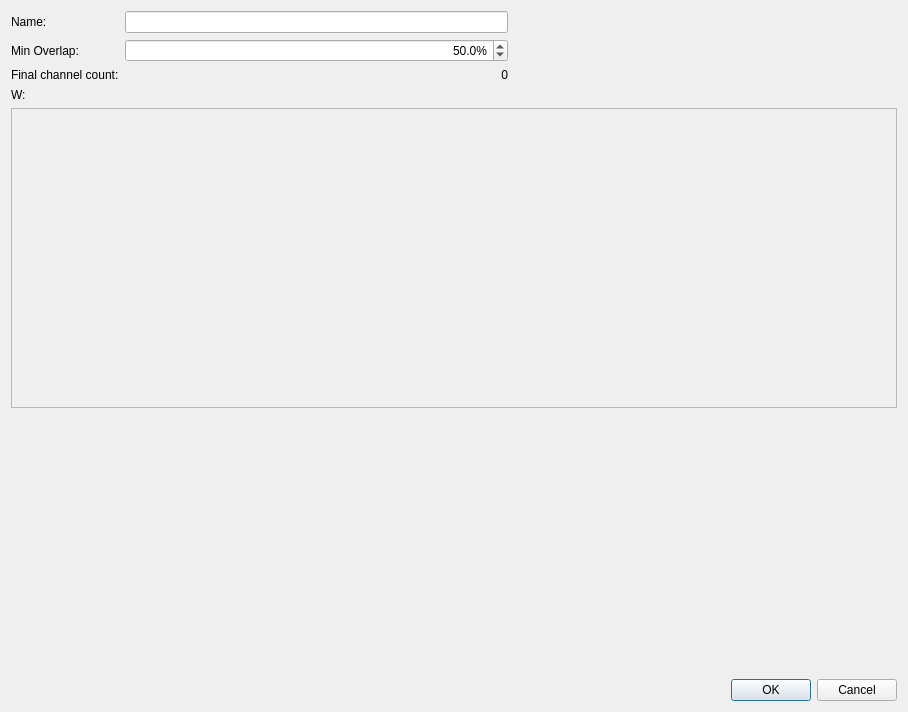
<?xml version="1.0" encoding="UTF-8"?>
<ui version="4.0">
 <class>Dialog</class>
 <widget class="QDialog" name="Dialog">
  <property name="geometry">
   <rect>
    <x>0</x>
    <y>0</y>
    <width>908</width>
    <height>712</height>
   </rect>
  </property>
  <property name="windowTitle">
   <string>Dialog</string>
  </property>
  <layout class="QGridLayout" name="gridLayout_2">
   <item row="0" column="0">
    <layout class="QGridLayout" name="gridLayout">
     <item row="8" column="0" colspan="2">
      <spacer name="verticalSpacer">
       <property name="orientation">
        <enum>Qt::Vertical</enum>
       </property>
       <property name="sizeHint" stdset="0">
        <size>
         <width>20</width>
         <height>40</height>
        </size>
       </property>
      </spacer>
     </item>
     <item row="3" column="2">
      <spacer name="horizontalSpacer">
       <property name="orientation">
        <enum>Qt::Horizontal</enum>
       </property>
       <property name="sizeHint" stdset="0">
        <size>
         <width>40</width>
         <height>20</height>
        </size>
       </property>
      </spacer>
     </item>
     <item row="3" column="0">
      <widget class="QLabel" name="label_2">
       <property name="text">
        <string>Name:</string>
       </property>
      </widget>
     </item>
     <item row="5" column="0">
      <widget class="QLabel" name="label_4">
       <property name="text">
        <string>Final channel count:</string>
       </property>
      </widget>
     </item>
     <item row="4" column="0">
      <widget class="QLabel" name="label_3">
       <property name="text">
        <string>Min Overlap:</string>
       </property>
      </widget>
     </item>
     <item row="6" column="0">
      <widget class="QLabel" name="label_5">
       <property name="text">
        <string>W:</string>
       </property>
      </widget>
     </item>
     <item row="3" column="1">
      <widget class="QLineEdit" name="datasetName"/>
     </item>
     <item row="4" column="1">
      <widget class="QDoubleSpinBox" name="spinbox_minOverlap">
       <property name="alignment">
        <set>Qt::AlignRight|Qt::AlignTrailing|Qt::AlignVCenter</set>
       </property>
       <property name="prefix">
        <string/>
       </property>
       <property name="suffix">
        <string>%</string>
       </property>
       <property name="decimals">
        <number>1</number>
       </property>
       <property name="maximum">
        <double>100.000000000000000</double>
       </property>
       <property name="value">
        <double>50.000000000000000</double>
       </property>
      </widget>
     </item>
     <item row="5" column="1">
      <widget class="QLabel" name="finalChannelNb">
       <property name="text">
        <string>0</string>
       </property>
       <property name="alignment">
        <set>Qt::AlignRight|Qt::AlignTrailing|Qt::AlignVCenter</set>
       </property>
      </widget>
     </item>
     <item row="9" column="2">
      <widget class="QDialogButtonBox" name="buttonBox">
       <property name="orientation">
        <enum>Qt::Horizontal</enum>
       </property>
       <property name="standardButtons">
        <set>QDialogButtonBox::Cancel|QDialogButtonBox::Ok</set>
       </property>
      </widget>
     </item>
     <item row="7" column="0" colspan="3">
      <widget class="QScrollArea" name="scrollArea">
       <property name="minimumSize">
        <size>
         <width>0</width>
         <height>300</height>
        </size>
       </property>
       <property name="widgetResizable">
        <bool>true</bool>
       </property>
       <widget class="QWidget" name="scrollAreaWidgetContents">
        <property name="geometry">
         <rect>
          <x>0</x>
          <y>0</y>
          <width>882</width>
          <height>298</height>
         </rect>
        </property>
       </widget>
      </widget>
     </item>
    </layout>
   </item>
  </layout>
 </widget>
 <resources/>
 <connections>
  <connection>
   <sender>buttonBox</sender>
   <signal>accepted()</signal>
   <receiver>Dialog</receiver>
   <slot>accept()</slot>
   <hints>
    <hint type="sourcelabel">
     <x>248</x>
     <y>254</y>
    </hint>
    <hint type="destinationlabel">
     <x>157</x>
     <y>274</y>
    </hint>
   </hints>
  </connection>
  <connection>
   <sender>buttonBox</sender>
   <signal>rejected()</signal>
   <receiver>Dialog</receiver>
   <slot>reject()</slot>
   <hints>
    <hint type="sourcelabel">
     <x>316</x>
     <y>260</y>
    </hint>
    <hint type="destinationlabel">
     <x>286</x>
     <y>274</y>
    </hint>
   </hints>
  </connection>
 </connections>
</ui>
